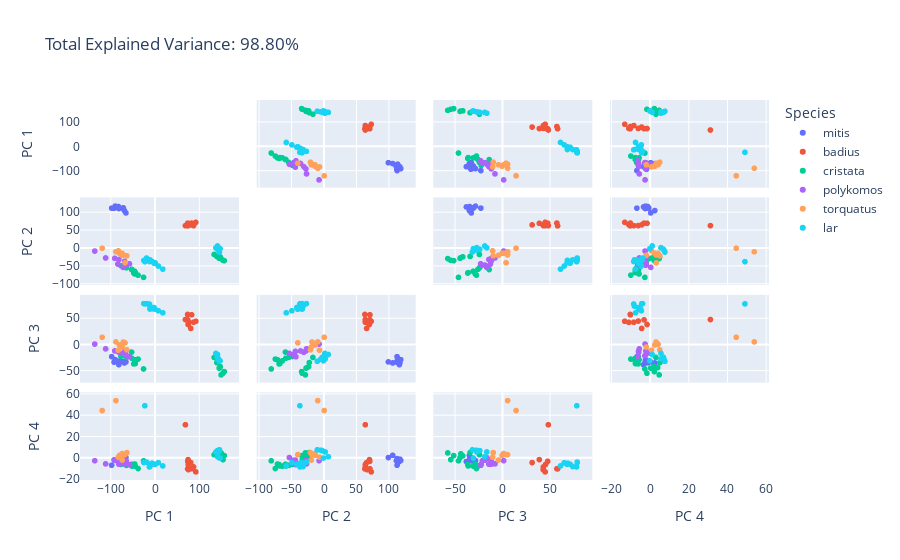

The code cell stored with this chart in its notebook:
### Code cell
n_components = 4

pca = PCA(n_components=n_components)
components = pca.fit_transform(X)

total_var = pca.explained_variance_ratio_.sum() * 100

labels = {str(i): f"PC {i+1}" for i in range(n_components)}
labels['color'] = 'Species'

fig = px.scatter_matrix(
    components,
    color=df.Species,
    dimensions=range(n_components),
    labels=labels,
    title=f'Total Explained Variance: {total_var:.2f}%',
)
fig.update_traces(diagonal_visible=False)
fig.show()

### Figure 1 — Plotly figure (JSON) as saved in the notebook; plotly's stock layout.template omitted (floating-point values rounded to 4 significant figures)
{"data": [{"diagonal": {"visible": false}, "dimensions": [{"axis": {"matches": true}, "label": "PC 1", "values": [-69.23, -65.74, -71.62, -79.25, -81.92, -89.95, -81.86, -92.67, -83.03, -98.04]}, {"axis": {"matches": true}, "label": "PC 2", "values": [106.0, 99.36, 113.6, 113.0, 111.7, 118.4, 116.3, 112.2, 117.2, 112.8]}, {"axis": {"matches": true}, "label": "PC 3", "values": [-34.48, -32.48, -32.36, -30.27, -32.6, -28.09, -37.71, -32.87, -34.27, -22.4]}, {"axis": {"matches": true}, "label": "PC 4", "values": [2.421, 0.2916, -1.096, -0.6759, -2.603, -2.373, -3.422, -1.922, -1.171, -6.867]}], "hovertemplate": "Species=mitis<br>%{xaxis.title.text}=%{x}<br>%{yaxis.title.text}=%{y}<extra></extra>", "legendgroup": "mitis", "marker": {"color": "#636efa", "symbol": "circle"}, "name": "mitis", "showlegend": true, "type": "splom"}, {"diagonal": {"visible": false}, "dimensions": [{"axis": {"matches": true}, "label": "PC 1", "values": [80.69, 73.66, 82.76, 74.87, 74.68, 92.1, 68.59, 73.84, 86.99, 75.3]}, {"axis": {"matches": true}, "label": "PC 2", "values": [65.83, 63.2, 70.97, 64.02, 70.23, 72.99, 63.85, 70.72, 63.86, 66.53]}, {"axis": {"matches": true}, "label": "PC 3", "values": [31.57, 58.39, 57.66, 45.73, 39.13, 45.29, 48.65, 47.96, 43.43, 43.19]}, {"axis": {"matches": true}, "label": "PC 4", "values": [-4.396, -10.33, -10.24, -6.149, -1.617, -13.14, 31.18, -3.173, -8.453, -11.04]}], "hovertemplate": "Species=badius<br>%{xaxis.title.text}=%{x}<br>%{yaxis.title.text}=%{y}<extra></extra>", "legendgroup": "badius", "marker": {"color": "#EF553B", "symbol": "circle"}, "name": "badius", "showlegend": true, "type": "splom"}, {"diagonal": {"visible": false}, "dimensions": [{"axis": {"matches": true}, "label": "PC 1", "values": [-26.01, -38.38, -44.67, -48.0, -45.86, -45.79, -52.37, -64.74, -53.0, -76.96, 156.4, 153.6, 149.3, 144.9, 147.3, 146.5, 139.6, 133.5]}, {"axis": {"matches": true}, "label": "PC 2", "values": [-80.97, -74.73, -67.66, -68.89, -63.99, -71.34, -58.6, -53.99, -59.09, -48.26, -34.18, -33.3, -28.41, -27.41, -23.46, -25.69, -22.48, -16.85]}, {"axis": {"matches": true}, "label": "PC 3", "values": [-45.98, -27.07, -35.76, -36.26, -30.55, -28.38, -25.54, -23.84, -13.67, -22.08, -51.06, -54.16, -57.29, -44.37, -41.45, -43.49, -33.79, -23.95]}, {"axis": {"matches": true}, "label": "PC 4", "values": [-2.731, -9.987, -7.59, -6.217, -7.713, -5.76, -7.726, -7.019, -6.005, -6.152, 2.173, -1.66, 4.675, 0.2694, 1.874, 3.865, 5.045, 2.981]}], "hovertemplate": "Species=cristata<br>%{xaxis.title.text}=%{x}<br>%{yaxis.title.text}=%{y}<extra></extra>", "legendgroup": "cristata", "marker": {"color": "#00cc96", "symbol": "circle"}, "name": "cristata", "showlegend": true, "type": "splom"}, {"diagonal": {"visible": false}, "dimensions": [{"axis": {"matches": true}, "label": "PC 1", "values": [-57.75, -71.97, -65.21, -65.93, -68.77, -83.95, -81.75, -91.02, -111.7, -136.2]}, {"axis": {"matches": true}, "label": "PC 2", "values": [-42.98, -53.06, -46.21, -46.59, -35.91, -43.81, -30.93, -27.61, -26.64, -7.367]}, {"axis": {"matches": true}, "label": "PC 3", "values": [-22.65, -16.2, -20.92, -18.16, -11.54, -12.36, -13.97, -11.46, -7.528, 1.663]}, {"axis": {"matches": true}, "label": "PC 4", "values": [-6.405, 0.3626, -2.746, -2.167, -5.978, -2.01, -5.919, -2.247, -5.609, -2.626]}], "hovertemplate": "Species=polykomos<br>%{xaxis.title.text}=%{x}<br>%{yaxis.title.text}=%{y}<extra></extra>", "legendgroup": "polykomos", "marker": {"color": "#ab63fa", "symbol": "circle"}, "name": "polykomos", "showlegend": true, "type": "splom"}, {"diagonal": {"visible": false}, "dimensions": [{"axis": {"matches": true}, "label": "PC 1", "values": [-67.8, -63.73, -74.28, -88.42, -71.66, -119.5, -82.98, -74.29, -80.3]}, {"axis": {"matches": true}, "label": "PC 2", "values": [-40.07, -20.58, -13.63, -9.332, -18.2, 0.6082, -6.732, -19.29, -13.59]}, {"axis": {"matches": true}, "label": "PC 3", "values": [4.091, -9.392, 1.426, 5.789, 5.658, 14.64, -10.05, -3.924, -0.07346]}, {"axis": {"matches": true}, "label": "PC 4", "values": [3.18, 4.985, 4.095, 53.86, 3.051, 44.53, 0.7034, -2.014, 2.373]}], "hovertemplate": "Species=torquatus<br>%{xaxis.title.text}=%{x}<br>%{yaxis.title.text}=%{y}<extra></extra>", "legendgroup": "torquatus", "marker": {"color": "#FFA15A", "symbol": "circle"}, "name": "torquatus", "showlegend": true, "type": "splom"}, {"diagonal": {"visible": false}, "dimensions": [{"axis": {"matches": true}, "label": "PC 1", "values": [17.5, 7.427, -12.65, 0.2323, -11.62, -2.248, -23.08, -11.45, -6.6, -25.35, -19.13, 145.6, 147.0, 143.5, 143.2, 140.9, 141.1, 137.5]}, {"axis": {"matches": true}, "label": "PC 2", "values": [-57.89, -49.19, -36.57, -40.26, -31.93, -41.55, -36.95, -33.29, -36.33, -33.68, -26.84, -10.1, -0.5957, 2.198, -4.679, -2.467, 6.936, 1.669]}, {"axis": {"matches": true}, "label": "PC 3", "values": [61.46, 65.38, 78.33, 68.4, 74.28, 71.6, 78.61, 68.71, 69.1, 79.09, 78.99, -31.35, -30.35, -26.79, -27.13, -23.6, -18.37, -16.17]}, {"axis": {"matches": true}, "label": "PC 4", "values": [-7.56, -4.553, -8.483, -6.017, -8.115, -5.946, 49.04, -5.906, -4.959, -4.359, -3.911, 7.631, -0.1623, 5.623, 7.167, 6.846, 1.095, 5.602]}], "hovertemplate": "Species=lar<br>%{xaxis.title.text}=%{x}<br>%{yaxis.title.text}=%{y}<extra></extra>", "legendgroup": "lar", "marker": {"color": "#19d3f3", "symbol": "circle"}, "name": "lar", "showlegend": true, "type": "splom"}], "layout": {"dragmode": "select", "legend": {"title": {"text": "Species"}, "tracegroupgap": 0}, "title": {"text": "Total Explained Variance: 98.80%"}}}
